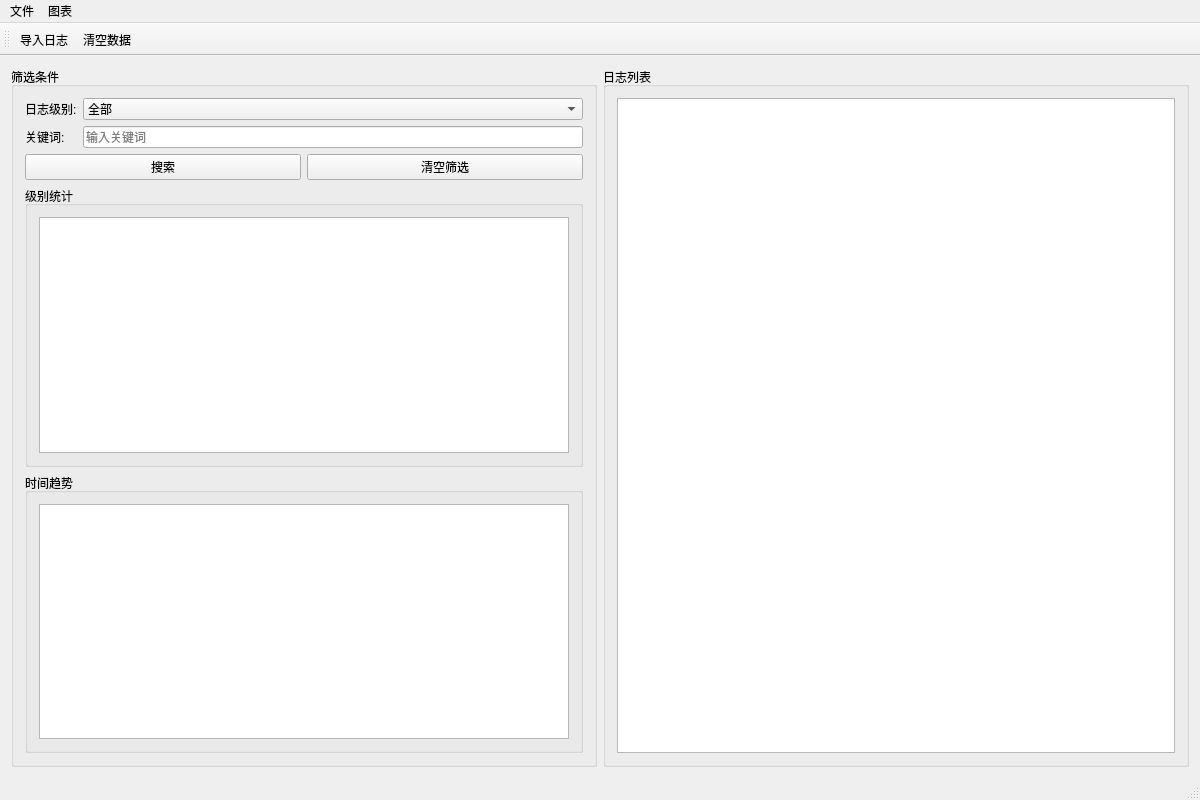
<?xml version="1.0" encoding="UTF-8"?>
<ui version="4.0">
 <class>MainWindow</class>
 <widget class="QMainWindow" name="MainWindow">
  <property name="geometry">
   <rect>
    <x>0</x>
    <y>0</y>
    <width>1200</width>
    <height>800</height>
   </rect>
  </property>
  <property name="windowTitle">
   <string>日志分析平台</string>
  </property>
  <widget class="QWidget" name="centralWidget">
   <layout class="QHBoxLayout" name="horizontalLayout">
    <item>
     <widget class="QGroupBox" name="filterGroupBox">
      <property name="title">
       <string>筛选条件</string>
      </property>
      <layout class="QVBoxLayout" name="verticalLayout_4">
       <item>
        <layout class="QFormLayout" name="formLayout">
         <item row="0" column="0">
          <widget class="QLabel" name="levelLabel">
           <property name="text">
            <string>日志级别:</string>
           </property>
          </widget>
         </item>
         <item row="0" column="1">
          <widget class="QComboBox" name="levelFilter">
           <item>
            <property name="text">
             <string>全部</string>
            </property>
           </item>
           <item>
            <property name="text">
             <string>INFO</string>
            </property>
           </item>
           <item>
            <property name="text">
             <string>ERROR</string>
            </property>
           </item>
           <item>
            <property name="text">
             <string>WARN</string>
            </property>
           </item>
           <item>
            <property name="text">
             <string>DEBUG</string>
            </property>
           </item>
          </widget>
         </item>
         <item row="1" column="0">
          <widget class="QLabel" name="keywordLabel">
           <property name="text">
            <string>关键词:</string>
           </property>
          </widget>
         </item>
         <item row="1" column="1">
          <widget class="QLineEdit" name="keywordFilter">
           <property name="placeholderText">
            <string>输入关键词</string>
           </property>
          </widget>
         </item>
        </layout>
       </item>
       <item>
        <layout class="QHBoxLayout" name="horizontalLayout_2">
         <item>
          <widget class="QPushButton" name="searchButton">
           <property name="text">
            <string>搜索</string>
           </property>
          </widget>
         </item>
         <item>
          <widget class="QPushButton" name="clearFiltersButton">
           <property name="text">
            <string>清空筛选</string>
           </property>
          </widget>
         </item>
        </layout>
       </item>
       <item>
        <widget class="QGroupBox" name="pieChartGroupBox">
         <property name="title">
          <string>级别统计</string>
         </property>
         <layout class="QVBoxLayout" name="verticalLayout_3">
          <item>
           <widget class="QChartView" name="pieChartView"/>
          </item>
         </layout>
        </widget>
       </item>
       <item>
        <widget class="QGroupBox" name="lineChartGroupBox">
         <property name="title">
          <string>时间趋势</string>
         </property>
         <layout class="QVBoxLayout" name="verticalLayout_5">
          <item>
           <widget class="QChartView" name="lineChartView"/>
          </item>
         </layout>
        </widget>
       </item>
      </layout>
     </widget>
    </item>
    <item>
     <layout class="QVBoxLayout" name="verticalLayout">
      <item>
       <widget class="QGroupBox" name="logListGroupBox">
        <property name="title">
         <string>日志列表</string>
        </property>
        <layout class="QVBoxLayout" name="verticalLayout_2">
         <item>
          <widget class="QTableView" name="logTableView">
           <property name="alternatingRowColors">
            <bool>true</bool>
           </property>
           <property name="selectionMode">
            <enum>QAbstractItemView::SelectionMode::SingleSelection</enum>
           </property>
           <property name="selectionBehavior">
            <enum>QAbstractItemView::SelectionBehavior::SelectRows</enum>
           </property>
          </widget>
         </item>
        </layout>
       </widget>
      </item>
      <item>
       <layout class="QHBoxLayout" name="horizontalLayout_3"/>
      </item>
     </layout>
    </item>
   </layout>
  </widget>
  <widget class="QMenuBar" name="menuBar">
   <property name="geometry">
    <rect>
     <x>0</x>
     <y>0</y>
     <width>1200</width>
     <height>25</height>
    </rect>
   </property>
   <widget class="QMenu" name="menuFile">
    <property name="title">
     <string>文件</string>
    </property>
    <addaction name="actionImport_Logs"/>
    <addaction name="actionExport_Logs"/>
    <addaction name="separator"/>
    <addaction name="actionClear_Data"/>
    <addaction name="separator"/>
    <addaction name="actionExit"/>
   </widget>
   <widget class="QMenu" name="menuChart">
    <property name="title">
     <string>图表</string>
    </property>
    <addaction name="actionExport_Chart"/>
   </widget>
   <addaction name="menuFile"/>
   <addaction name="menuChart"/>
  </widget>
  <widget class="QToolBar" name="mainToolBar">
   <attribute name="toolBarArea">
    <enum>TopToolBarArea</enum>
   </attribute>
   <attribute name="toolBarBreak">
    <bool>false</bool>
   </attribute>
   <addaction name="actionImport_Logs"/>
   <addaction name="actionClear_Data"/>
  </widget>
  <widget class="QStatusBar" name="statusBar"/>
  <action name="actionImport_Logs">
   <property name="text">
    <string>导入日志</string>
   </property>
  </action>
  <action name="actionClear_Data">
   <property name="text">
    <string>清空数据</string>
   </property>
  </action>
  <action name="actionExit">
   <property name="text">
    <string>退出</string>
   </property>
  </action>
  <action name="actionExport_Logs">
   <property name="text">
    <string>导出日志</string>
   </property>
  </action>
  <action name="actionExport_Chart">
   <property name="text">
    <string>导出图表</string>
   </property>
  </action>
 </widget>
 <layoutdefault spacing="6" margin="11"/>
 <customwidgets>
  <customwidget>
   <class>QChartView</class>
   <extends>QGraphicsView</extends>
   <header>QtCharts/QChartView</header>
  </customwidget>
 </customwidgets>
 <resources/>
 <connections>
  <connection>
   <sender>keywordFilter</sender>
   <signal>returnPressed()</signal>
   <receiver>searchButton</receiver>
   <slot>click()</slot>
   <hints>
    <hint type="sourcelabel">
     <x>607</x>
     <y>45</y>
    </hint>
    <hint type="destinationlabel">
     <x>509</x>
     <y>96</y>
    </hint>
   </hints>
  </connection>
 </connections>
</ui>
